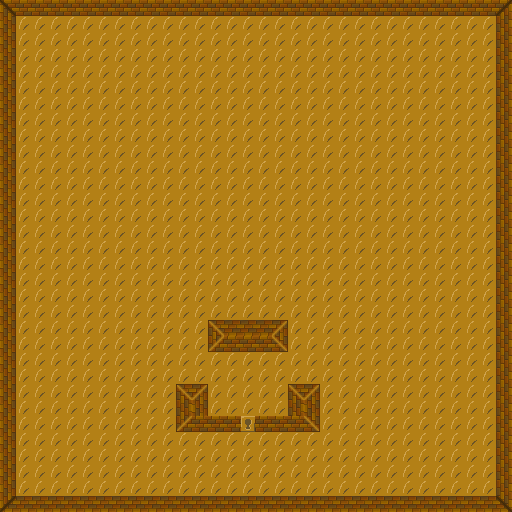

This game map was drawn from its Tiled (.tmx) file and the tilesets committed beside it. A one-line description and the full map source follow:
An orthogonal 32x32 tile map with 16x16 px tiles, 1 tile layer (Tile Layer 1).

<map version="1.0" orientation="orthogonal" renderorder="right-down" width="32" height="32" tilewidth="16" tileheight="16" nextobjectid="1">
 <tileset firstgid="1" name="gold-walls" tilewidth="16" tileheight="16" tilecount="15" columns="5">
  <image source="../gold-walls.png" width="80" height="48" />
  <tile id="0">
   <properties>
    <property name="collidable" type="bool" value="true" />
   </properties>
  </tile>
  <tile id="1">
   <properties>
    <property name="collidable" type="bool" value="true" />
   </properties>
  </tile>
  <tile id="2">
   <properties>
    <property name="collidable" type="bool" value="true" />
   </properties>
  </tile>
  <tile id="3">
   <properties>
    <property name="collidable" type="bool" value="true" />
   </properties>
  </tile>
  <tile id="4">
   <properties>
    <property name="collidable" type="bool" value="true" />
   </properties>
  </tile>
  <tile id="5">
   <properties>
    <property name="collidable" type="bool" value="true" />
   </properties>
  </tile>
  <tile id="6">
   <properties>
    <property name="collidable" type="bool" value="false" />
   </properties>
  </tile>
  <tile id="7">
   <properties>
    <property name="collidable" type="bool" value="true" />
   </properties>
  </tile>
  <tile id="8">
   <properties>
    <property name="collidable" type="bool" value="true" />
   </properties>
  </tile>
  <tile id="9">
   <properties>
    <property name="collidable" type="bool" value="true" />
   </properties>
  </tile>
  <tile id="10">
   <properties>
    <property name="collidable" type="bool" value="true" />
   </properties>
  </tile>
  <tile id="11">
   <properties>
    <property name="collidable" type="bool" value="true" />
   </properties>
  </tile>
  <tile id="12">
   <properties>
    <property name="collidable" type="bool" value="true" />
   </properties>
  </tile>
  <tile id="13">
   <properties>
    <property name="collidable" type="bool" value="true" />
   </properties>
  </tile>
  <tile id="14">
   <properties>
    <property name="collidable" type="bool" value="false" />
   </properties>
  </tile>
 </tileset>
 <layer name="Tile Layer 1" width="32" height="32">
  <data encoding="csv">
1,2,2,2,2,2,2,2,2,2,2,2,2,2,2,2,2,2,2,2,2,2,2,2,2,2,2,2,2,2,2,3,
6,7,7,7,7,7,7,7,7,7,7,7,7,7,7,7,7,7,7,7,7,7,7,7,7,7,7,7,7,7,7,8,
6,7,7,7,7,7,7,7,7,7,7,7,7,7,7,7,7,7,7,7,7,7,7,7,7,7,7,7,7,7,7,8,
6,7,7,7,7,7,7,7,7,7,7,7,7,7,7,7,7,7,7,7,7,7,7,7,7,7,7,7,7,7,7,8,
6,7,7,7,7,7,7,7,7,7,7,7,7,7,7,7,7,7,7,7,7,7,7,7,7,7,7,7,7,7,7,8,
6,7,7,7,7,7,7,7,7,7,7,7,7,7,7,7,7,7,7,7,7,7,7,7,7,7,7,7,7,7,7,8,
6,7,7,7,7,7,7,7,7,7,7,7,7,7,7,7,7,7,7,7,7,7,7,7,7,7,7,7,7,7,7,8,
6,7,7,7,7,7,7,7,7,7,7,7,7,7,7,7,7,7,7,7,7,7,7,7,7,7,7,7,7,7,7,8,
6,7,7,7,7,7,7,7,7,7,7,7,7,7,7,7,7,7,7,7,7,7,7,7,7,7,7,7,7,7,7,8,
6,7,7,7,7,7,7,7,7,7,7,7,7,7,7,7,7,7,7,7,7,7,7,7,7,7,7,7,7,7,7,8,
6,7,7,7,7,7,7,7,7,7,7,7,7,7,7,7,7,7,7,7,7,7,7,7,7,7,7,7,7,7,7,8,
6,7,7,7,7,7,7,7,7,7,7,7,7,7,7,7,7,7,7,7,7,7,7,7,7,7,7,7,7,7,7,8,
6,7,7,7,7,7,7,7,7,7,7,7,7,7,7,7,7,7,7,7,7,7,7,7,7,7,7,7,7,7,7,8,
6,7,7,7,7,7,7,7,7,7,7,7,7,7,7,7,7,7,7,7,7,7,7,7,7,7,7,7,7,7,7,8,
6,7,7,7,7,7,7,7,7,7,7,7,7,7,7,7,7,7,7,7,7,7,7,7,7,7,7,7,7,7,7,8,
6,7,7,7,7,7,7,7,7,7,7,7,7,7,7,7,7,7,7,7,7,7,7,7,7,7,7,7,7,7,7,8,
6,7,7,7,7,7,7,7,7,7,7,7,7,7,7,7,7,7,7,7,7,7,7,7,7,7,7,7,7,7,7,8,
6,7,7,7,7,7,7,7,7,7,7,7,7,7,7,7,7,7,7,7,7,7,7,7,7,7,7,7,7,7,7,8,
6,7,7,7,7,7,7,7,7,7,7,7,7,7,7,7,7,7,7,7,7,7,7,7,7,7,7,7,7,7,7,8,
6,7,7,7,7,7,7,7,7,7,7,7,7,7,7,7,7,7,7,7,7,7,7,7,7,7,7,7,7,7,7,8,
6,7,7,7,7,7,7,7,7,7,7,7,7,10,12,12,12,9,7,7,7,7,7,7,7,7,7,7,7,7,7,8,
6,7,7,7,7,7,7,7,7,7,7,7,7,5,2,2,2,4,7,7,7,7,7,7,7,7,7,7,7,7,7,8,
6,7,7,7,7,7,7,7,7,7,7,7,7,7,7,7,7,7,7,7,7,7,7,7,7,7,7,7,7,7,7,8,
6,7,7,7,7,7,7,7,7,7,7,7,7,7,7,7,7,7,7,7,7,7,7,7,7,7,7,7,7,7,7,8,
6,7,7,7,7,7,7,7,7,7,7,10,9,7,7,7,7,7,10,9,7,7,7,7,7,7,7,7,7,7,7,8,
6,7,7,7,7,7,7,7,7,7,7,8,6,7,7,7,7,7,8,6,7,7,7,7,7,7,7,7,7,7,7,8,
6,7,7,7,7,7,7,7,7,7,7,5,2,2,2,14,2,2,2,4,7,7,7,7,7,7,7,7,7,7,7,8,
6,7,7,7,7,7,7,7,7,7,7,7,7,7,7,7,7,7,7,7,7,7,7,7,7,7,7,7,7,7,7,8,
6,7,7,7,7,7,7,7,7,7,7,7,7,7,7,7,7,7,7,7,7,7,7,7,7,7,7,7,7,7,7,8,
6,7,7,7,7,7,7,7,7,7,7,7,7,7,7,7,7,7,7,7,7,7,7,7,7,7,7,7,7,7,7,8,
6,7,7,7,7,7,7,7,7,7,7,7,7,7,7,7,7,7,7,7,7,7,7,7,7,7,7,7,7,7,7,8,
11,12,12,12,12,12,12,12,12,12,12,12,12,12,12,12,12,12,12,12,12,12,12,12,12,12,12,12,12,12,12,13
</data>
 </layer>
</map>